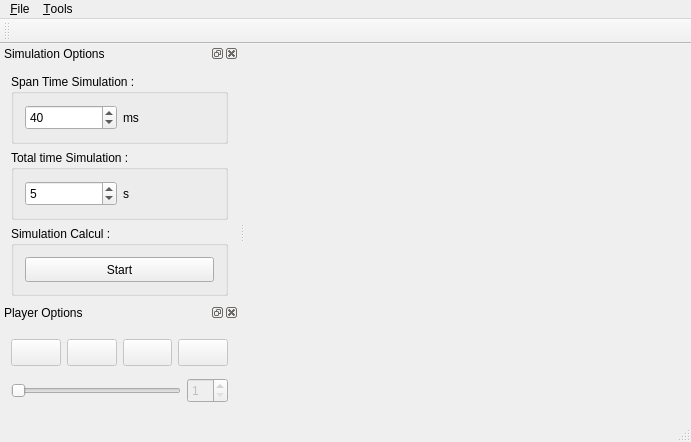
<?xml version="1.0" encoding="UTF-8"?>
<ui version="4.0">
 <class>MainWindow</class>
 <widget class="QMainWindow" name="MainWindow">
  <property name="geometry">
   <rect>
    <x>0</x>
    <y>0</y>
    <width>691</width>
    <height>442</height>
   </rect>
  </property>
  <property name="minimumSize">
   <size>
    <width>500</width>
    <height>350</height>
   </size>
  </property>
  <property name="windowTitle">
   <string>MainWindow</string>
  </property>
  <widget class="QWidget" name="centralWidget">
   <property name="minimumSize">
    <size>
     <width>0</width>
     <height>0</height>
    </size>
   </property>
   <property name="accessibleName">
    <string/>
   </property>
   <property name="autoFillBackground">
    <bool>false</bool>
   </property>
   <layout class="QHBoxLayout" name="horizontalLayout_5">
    <item>
     <layout class="QVBoxLayout" name="glLayout"/>
    </item>
   </layout>
  </widget>
  <widget class="QMenuBar" name="menuBar">
   <property name="geometry">
    <rect>
     <x>0</x>
     <y>0</y>
     <width>691</width>
     <height>23</height>
    </rect>
   </property>
   <widget class="QMenu" name="menuFile">
    <property name="title">
     <string>&amp;File</string>
    </property>
    <addaction name="actionExit"/>
   </widget>
   <widget class="QMenu" name="menuTools">
    <property name="title">
     <string>&amp;Tools</string>
    </property>
    <widget class="QMenu" name="menuToolbars">
     <property name="title">
      <string>Toolbars</string>
     </property>
    </widget>
    <addaction name="menuToolbars"/>
    <addaction name="separator"/>
    <addaction name="actionPointTracking"/>
    <addaction name="actionDistance"/>
    <addaction name="separator"/>
    <addaction name="actionArea"/>
   </widget>
   <addaction name="menuFile"/>
   <addaction name="menuTools"/>
  </widget>
  <widget class="QToolBar" name="mainToolBar">
   <property name="minimumSize">
    <size>
     <width>0</width>
     <height>25</height>
    </size>
   </property>
   <property name="allowedAreas">
    <set>Qt::TopToolBarArea</set>
   </property>
   <property name="toolButtonStyle">
    <enum>Qt::ToolButtonIconOnly</enum>
   </property>
   <attribute name="toolBarArea">
    <enum>TopToolBarArea</enum>
   </attribute>
   <attribute name="toolBarBreak">
    <bool>false</bool>
   </attribute>
  </widget>
  <widget class="QStatusBar" name="statusBar"/>
  <widget class="QDockWidget" name="dockWidgetSimulationOptions">
   <property name="minimumSize">
    <size>
     <width>239</width>
     <height>281</height>
    </size>
   </property>
   <property name="maximumSize">
    <size>
     <width>524287</width>
     <height>524287</height>
    </size>
   </property>
   <property name="acceptDrops">
    <bool>false</bool>
   </property>
   <property name="autoFillBackground">
    <bool>true</bool>
   </property>
   <property name="floating">
    <bool>false</bool>
   </property>
   <property name="windowTitle">
    <string>Simulation Options</string>
   </property>
   <attribute name="dockWidgetArea">
    <number>1</number>
   </attribute>
   <widget class="QWidget" name="dockWidgetSimOptions">
    <property name="minimumSize">
     <size>
      <width>239</width>
      <height>0</height>
     </size>
    </property>
    <layout class="QVBoxLayout" name="verticalLayout_2">
     <item>
      <widget class="QGroupBox" name="groupBoxTimeSpan">
       <property name="title">
        <string>Span Time Simulation :</string>
       </property>
       <layout class="QHBoxLayout" name="horizontalLayout_2">
        <item>
         <layout class="QHBoxLayout" name="horizontalLayoutTime">
          <item>
           <widget class="QSpinBox" name="spinBoxTime">
            <property name="enabled">
             <bool>true</bool>
            </property>
            <property name="minimumSize">
             <size>
              <width>0</width>
              <height>25</height>
             </size>
            </property>
            <property name="maximumSize">
             <size>
              <width>16777215</width>
              <height>25</height>
             </size>
            </property>
            <property name="minimum">
             <number>5</number>
            </property>
            <property name="maximum">
             <number>249</number>
            </property>
            <property name="value">
             <number>40</number>
            </property>
           </widget>
          </item>
          <item>
           <widget class="QLabel" name="label">
            <property name="text">
             <string>ms</string>
            </property>
           </widget>
          </item>
         </layout>
        </item>
       </layout>
      </widget>
     </item>
     <item>
      <widget class="QGroupBox" name="groupBoxTotalTime">
       <property name="title">
        <string>Total time Simulation :</string>
       </property>
       <layout class="QHBoxLayout" name="horizontalLayout_3">
        <item>
         <layout class="QHBoxLayout" name="horizontalLayoutTotalTime">
          <item>
           <widget class="QSpinBox" name="spinBoxTotalTime">
            <property name="enabled">
             <bool>true</bool>
            </property>
            <property name="minimumSize">
             <size>
              <width>0</width>
              <height>25</height>
             </size>
            </property>
            <property name="maximumSize">
             <size>
              <width>16777215</width>
              <height>25</height>
             </size>
            </property>
            <property name="minimum">
             <number>1</number>
            </property>
            <property name="maximum">
             <number>100</number>
            </property>
            <property name="value">
             <number>5</number>
            </property>
           </widget>
          </item>
          <item>
           <widget class="QLabel" name="labelTotalTime">
            <property name="text">
             <string>s</string>
            </property>
           </widget>
          </item>
         </layout>
        </item>
       </layout>
      </widget>
     </item>
     <item>
      <widget class="QGroupBox" name="groupBoxCalculation">
       <property name="title">
        <string>Simulation Calcul :</string>
       </property>
       <layout class="QHBoxLayout" name="horizontalLayout_4">
        <item>
         <layout class="QHBoxLayout" name="horizontalLayoutButtonCalculation">
          <item>
           <widget class="QPushButton" name="pushButtonStartCalculation">
            <property name="enabled">
             <bool>true</bool>
            </property>
            <property name="minimumSize">
             <size>
              <width>0</width>
              <height>25</height>
             </size>
            </property>
            <property name="maximumSize">
             <size>
              <width>16777215</width>
              <height>25</height>
             </size>
            </property>
            <property name="text">
             <string>Start</string>
            </property>
            <property name="autoDefault">
             <bool>false</bool>
            </property>
            <property name="default">
             <bool>false</bool>
            </property>
            <property name="flat">
             <bool>false</bool>
            </property>
           </widget>
          </item>
         </layout>
        </item>
       </layout>
      </widget>
     </item>
     <item>
      <spacer name="spacerSimulation">
       <property name="orientation">
        <enum>Qt::Vertical</enum>
       </property>
       <property name="sizeType">
        <enum>QSizePolicy::Preferred</enum>
       </property>
       <property name="sizeHint" stdset="0">
        <size>
         <width>20</width>
         <height>20</height>
        </size>
       </property>
      </spacer>
     </item>
    </layout>
   </widget>
  </widget>
  <widget class="QDockWidget" name="dockWidgetPlayerOptions">
   <property name="minimumSize">
    <size>
     <width>238</width>
     <height>117</height>
    </size>
   </property>
   <property name="maximumSize">
    <size>
     <width>524287</width>
     <height>524287</height>
    </size>
   </property>
   <property name="windowTitle">
    <string>Player Options</string>
   </property>
   <attribute name="dockWidgetArea">
    <number>1</number>
   </attribute>
   <widget class="QWidget" name="dockWidgetVisuOptions">
    <layout class="QVBoxLayout" name="verticalLayout">
     <item>
      <layout class="QHBoxLayout" name="horizontalLayoutButtonPlayer">
       <item>
        <widget class="QPushButton" name="pushButtonFirst">
         <property name="enabled">
          <bool>false</bool>
         </property>
         <property name="maximumSize">
          <size>
           <width>50</width>
           <height>27</height>
          </size>
         </property>
         <property name="text">
          <string/>
         </property>
         <property name="iconSize">
          <size>
           <width>50</width>
           <height>27</height>
          </size>
         </property>
        </widget>
       </item>
       <item>
        <widget class="QPushButton" name="pushButtonPlay">
         <property name="enabled">
          <bool>false</bool>
         </property>
         <property name="maximumSize">
          <size>
           <width>50</width>
           <height>27</height>
          </size>
         </property>
         <property name="text">
          <string/>
         </property>
         <property name="iconSize">
          <size>
           <width>50</width>
           <height>27</height>
          </size>
         </property>
        </widget>
       </item>
       <item>
        <widget class="QPushButton" name="pushButtonPause">
         <property name="enabled">
          <bool>false</bool>
         </property>
         <property name="maximumSize">
          <size>
           <width>50</width>
           <height>27</height>
          </size>
         </property>
         <property name="text">
          <string/>
         </property>
         <property name="iconSize">
          <size>
           <width>50</width>
           <height>27</height>
          </size>
         </property>
        </widget>
       </item>
       <item>
        <widget class="QPushButton" name="pushButtonLast">
         <property name="enabled">
          <bool>false</bool>
         </property>
         <property name="maximumSize">
          <size>
           <width>50</width>
           <height>27</height>
          </size>
         </property>
         <property name="text">
          <string/>
         </property>
         <property name="iconSize">
          <size>
           <width>50</width>
           <height>27</height>
          </size>
         </property>
        </widget>
       </item>
      </layout>
     </item>
     <item>
      <layout class="QHBoxLayout" name="horizontalLayoutSliderPlayer">
       <item>
        <widget class="QSlider" name="sliderEtapes">
         <property name="enabled">
          <bool>false</bool>
         </property>
         <property name="minimumSize">
          <size>
           <width>0</width>
           <height>25</height>
          </size>
         </property>
         <property name="maximumSize">
          <size>
           <width>16777215</width>
           <height>25</height>
          </size>
         </property>
         <property name="minimum">
          <number>1</number>
         </property>
         <property name="orientation">
          <enum>Qt::Horizontal</enum>
         </property>
        </widget>
       </item>
       <item>
        <widget class="QSpinBox" name="spinBoxEtapes">
         <property name="enabled">
          <bool>false</bool>
         </property>
         <property name="minimumSize">
          <size>
           <width>0</width>
           <height>25</height>
          </size>
         </property>
         <property name="maximumSize">
          <size>
           <width>16777215</width>
           <height>25</height>
          </size>
         </property>
         <property name="minimum">
          <number>1</number>
         </property>
        </widget>
       </item>
      </layout>
     </item>
    </layout>
   </widget>
  </widget>
  <action name="actionExit">
   <property name="text">
    <string>E&amp;xit</string>
   </property>
  </action>
  <action name="actionOpen">
   <property name="text">
    <string>Open</string>
   </property>
  </action>
  <action name="actionSave">
   <property name="text">
    <string>&amp;Save</string>
   </property>
  </action>
  <action name="actionDocumentation">
   <property name="text">
    <string>Documentation</string>
   </property>
  </action>
  <action name="actionAbout">
   <property name="text">
    <string>About ...</string>
   </property>
  </action>
  <action name="actionSimulationOptions">
   <property name="checkable">
    <bool>true</bool>
   </property>
   <property name="checked">
    <bool>true</bool>
   </property>
   <property name="text">
    <string>Simulation Options</string>
   </property>
  </action>
  <action name="actionPlayerOptions">
   <property name="checkable">
    <bool>true</bool>
   </property>
   <property name="checked">
    <bool>true</bool>
   </property>
   <property name="text">
    <string>Visualization Options</string>
   </property>
  </action>
  <action name="actionPointTracking">
   <property name="checkable">
    <bool>true</bool>
   </property>
   <property name="text">
    <string>Point Tracking</string>
   </property>
  </action>
  <action name="actionDistance">
   <property name="checkable">
    <bool>true</bool>
   </property>
   <property name="text">
    <string>Distance</string>
   </property>
  </action>
  <action name="actionArea">
   <property name="checkable">
    <bool>true</bool>
   </property>
   <property name="text">
    <string>Area</string>
   </property>
  </action>
 </widget>
 <layoutdefault spacing="6" margin="11"/>
 <resources/>
 <connections>
  <connection>
   <sender>sliderEtapes</sender>
   <signal>valueChanged(int)</signal>
   <receiver>spinBoxEtapes</receiver>
   <slot>setValue(int)</slot>
   <hints>
    <hint type="sourcelabel">
     <x>130</x>
     <y>397</y>
    </hint>
    <hint type="destinationlabel">
     <x>228</x>
     <y>397</y>
    </hint>
   </hints>
  </connection>
  <connection>
   <sender>spinBoxEtapes</sender>
   <signal>valueChanged(int)</signal>
   <receiver>sliderEtapes</receiver>
   <slot>setValue(int)</slot>
   <hints>
    <hint type="sourcelabel">
     <x>228</x>
     <y>376</y>
    </hint>
    <hint type="destinationlabel">
     <x>149</x>
     <y>376</y>
    </hint>
   </hints>
  </connection>
  <connection>
   <sender>pushButtonStartCalculation</sender>
   <signal>clicked()</signal>
   <receiver>MainWindow</receiver>
   <slot>slot_pushButtonStartClicked()</slot>
   <hints>
    <hint type="sourcelabel">
     <x>196</x>
     <y>257</y>
    </hint>
    <hint type="destinationlabel">
     <x>308</x>
     <y>185</y>
    </hint>
   </hints>
  </connection>
  <connection>
   <sender>pushButtonLast</sender>
   <signal>clicked()</signal>
   <receiver>MainWindow</receiver>
   <slot>slot_pushButtonLastClicked()</slot>
   <hints>
    <hint type="sourcelabel">
     <x>211</x>
     <y>352</y>
    </hint>
    <hint type="destinationlabel">
     <x>368</x>
     <y>327</y>
    </hint>
   </hints>
  </connection>
  <connection>
   <sender>pushButtonPause</sender>
   <signal>clicked()</signal>
   <receiver>MainWindow</receiver>
   <slot>slot_pushButtonPauseClicked()</slot>
   <hints>
    <hint type="sourcelabel">
     <x>152</x>
     <y>351</y>
    </hint>
    <hint type="destinationlabel">
     <x>352</x>
     <y>297</y>
    </hint>
   </hints>
  </connection>
  <connection>
   <sender>pushButtonPlay</sender>
   <signal>clicked()</signal>
   <receiver>MainWindow</receiver>
   <slot>slot_pushButtonPlayClicked()</slot>
   <hints>
    <hint type="sourcelabel">
     <x>95</x>
     <y>356</y>
    </hint>
    <hint type="destinationlabel">
     <x>343</x>
     <y>267</y>
    </hint>
   </hints>
  </connection>
  <connection>
   <sender>pushButtonFirst</sender>
   <signal>clicked()</signal>
   <receiver>MainWindow</receiver>
   <slot>slot_pushButtonFirstClicked()</slot>
   <hints>
    <hint type="sourcelabel">
     <x>38</x>
     <y>350</y>
    </hint>
    <hint type="destinationlabel">
     <x>331</x>
     <y>236</y>
    </hint>
   </hints>
  </connection>
 </connections>
 <slots>
  <slot>slot_radioButtonToogled(bool)</slot>
  <slot>slot_pushButtonStartCancelToogled()</slot>
  <slot>slot_pushButtonStartClicked()</slot>
  <slot>slot_stepChanged(int)</slot>
  <slot>slot_pushButtonPlayClicked()</slot>
  <slot>slot_pushButtonPauseClicked()</slot>
  <slot>slot_pushButtonFirstClicked()</slot>
  <slot>slot_pushButtonLastClicked()</slot>
 </slots>
</ui>
